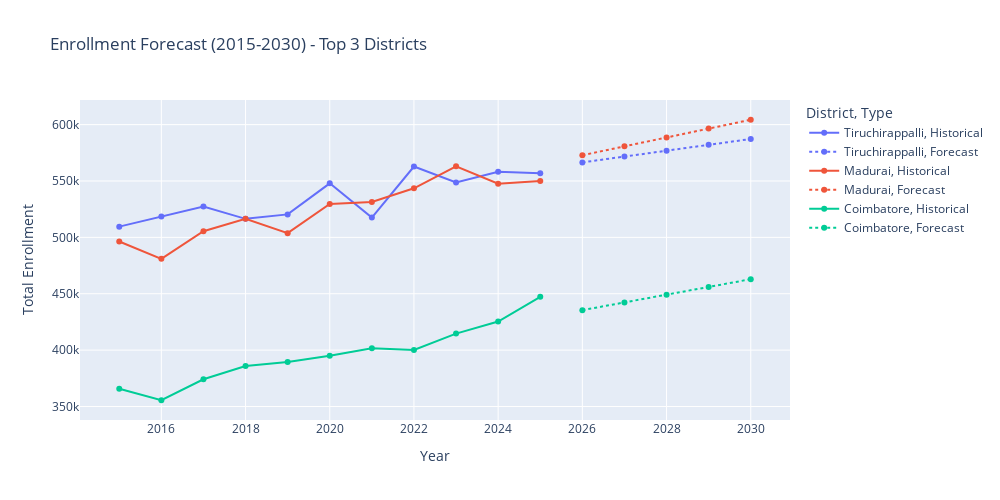

Notebook source saved alongside this figure:
### Code cell
# Forecast enrollment (simple exponential smoothing)
def forecast_enrollment_simple(hist_df, forecast_years=5):
    """Forecast enrollment using simple exponential smoothing"""
    logger.info(f"Forecasting enrollment for {forecast_years} years ahead...")
    
    forecasts = []
    
    for district in hist_df['District'].unique():
        district_data = hist_df[hist_df['District'] == district].sort_values('Year')
        
        try:
            # Use Exponential Smoothing
            model = ExponentialSmoothing(
                district_data['Enrollment'],
                trend='add',
                seasonal=None
            )
            
            fitted_model = model.fit()
            forecast = fitted_model.forecast(steps=forecast_years)
            
            for i, value in enumerate(forecast):
                forecasts.append({
                    'District': district,
                    'Year': 2026 + i,
                    'Forecast_Enrollment': int(max(value, 0)),
                    'Model': 'ExponentialSmoothing'
                })
                
        except Exception as e:
            # Fallback to linear trend
            coeffs = np.polyfit(district_data['Year'], district_data['Enrollment'], 1)
            for i in range(forecast_years):
                year = 2026 + i
                forecast_value = int(max(coeffs[0] * year + coeffs[1], 0))
                forecasts.append({
                    'District': district,
                    'Year': year,
                    'Forecast_Enrollment': forecast_value,
                    'Model': 'LinearTrend'
                })
    
    forecast_df = pd.DataFrame(forecasts)
    forecast_df.to_csv(OUTPUT_DIR / 'enrollment_forecast_2026_2030.csv', index=False)
    
    logger.info(f"Generated forecasts: {forecast_df.shape}")
    
    return forecast_df


forecast_df = forecast_enrollment_simple(hist_df, forecast_years=5)
print(f"✅ Enrollment forecast completed. Shape: {forecast_df.shape}")

# Visualize forecast for sample districts
sample_districts = final_df.nlargest(3, 'Total_Enrollment')['District'].tolist()

# Combine historical and forecast
combined_data = []

for district in sample_districts:
    hist = hist_df[hist_df['District'] == district][['Year', 'Enrollment']].copy()
    hist['Type'] = 'Historical'
    hist['Value'] = hist['Enrollment']
    hist['District'] = district  # Ensure 'District' column is explicitly added
    
    forecast = forecast_df[forecast_df['District'] == district][['Year', 'Forecast_Enrollment']].copy()
    forecast['Type'] = 'Forecast'
    forecast['Value'] = forecast['Forecast_Enrollment']
    
    hist = hist[['District', 'Year', 'Value', 'Type']]
    forecast = forecast.assign(District=district)[['District', 'Year', 'Value', 'Type']]
    
    combined_data.append(pd.concat([hist, forecast]))

combined_df = pd.concat(combined_data)

fig = px.line(
    combined_df,
    x='Year',
    y='Value',
    color='District',
    line_dash='Type',
    title='Enrollment Forecast (2015-2030) - Top 3 Districts',
    labels={'Value': 'Total Enrollment'},
    markers=True,
    width=1000,
    height=500
)
fig.write_html(OUTPUT_DIR / 'enrollment_forecast_2026_2030.html')
fig.show()

### Figure 1 — Plotly figure (JSON) as saved in the notebook; plotly's stock layout.template omitted (floating-point values rounded to 4 significant figures)
{"data": [{"hovertemplate": "District=Tiruchirappalli<br>Type=Historical<br>Year=%{x}<br>Total Enrollment=%{y}<extra></extra>", "legendgroup": "Tiruchirappalli, Historical", "line": {"color": "#636efa", "dash": "solid"}, "marker": {"symbol": "circle"}, "mode": "lines+markers", "name": "Tiruchirappalli, Historical", "orientation": "v", "showlegend": true, "type": "scatter", "x": [2015, 2016, 2017, 2018, 2019, 2020, 2021, 2022, 2023, 2024, 2025], "xaxis": "x", "y": [509531, 518563, 527409, 516434, 520379, 547937, 517556, 562854, 548632, 558241, 556981], "yaxis": "y"}, {"hovertemplate": "District=Tiruchirappalli<br>Type=Forecast<br>Year=%{x}<br>Total Enrollment=%{y}<extra></extra>", "legendgroup": "Tiruchirappalli, Forecast", "line": {"color": "#636efa", "dash": "dot"}, "marker": {"symbol": "circle"}, "mode": "lines+markers", "name": "Tiruchirappalli, Forecast", "orientation": "v", "showlegend": true, "type": "scatter", "x": [2026, 2027, 2028, 2029, 2030], "xaxis": "x", "y": [566493, 571687, 576881, 582075, 587269], "yaxis": "y"}, {"hovertemplate": "District=Madurai<br>Type=Historical<br>Year=%{x}<br>Total Enrollment=%{y}<extra></extra>", "legendgroup": "Madurai, Historical", "line": {"color": "#EF553B", "dash": "solid"}, "marker": {"symbol": "circle"}, "mode": "lines+markers", "name": "Madurai, Historical", "orientation": "v", "showlegend": true, "type": "scatter", "x": [2015, 2016, 2017, 2018, 2019, 2020, 2021, 2022, 2023, 2024, 2025], "xaxis": "x", "y": [496357, 480984, 505486, 516559, 503767, 529604, 531471, 543547, 563081, 547658, 549915], "yaxis": "y"}, {"hovertemplate": "District=Madurai<br>Type=Forecast<br>Year=%{x}<br>Total Enrollment=%{y}<extra></extra>", "legendgroup": "Madurai, Forecast", "line": {"color": "#EF553B", "dash": "dot"}, "marker": {"symbol": "circle"}, "mode": "lines+markers", "name": "Madurai, Forecast", "orientation": "v", "showlegend": true, "type": "scatter", "x": [2026, 2027, 2028, 2029, 2030], "xaxis": "x", "y": [572879, 580742, 588604, 596466, 604328], "yaxis": "y"}, {"hovertemplate": "District=Coimbatore<br>Type=Historical<br>Year=%{x}<br>Total Enrollment=%{y}<extra></extra>", "legendgroup": "Coimbatore, Historical", "line": {"color": "#00cc96", "dash": "solid"}, "marker": {"symbol": "circle"}, "mode": "lines+markers", "name": "Coimbatore, Historical", "orientation": "v", "showlegend": true, "type": "scatter", "x": [2015, 2016, 2017, 2018, 2019, 2020, 2021, 2022, 2023, 2024, 2025], "xaxis": "x", "y": [365750, 355533, 374154, 385907, 389379, 395049, 401610, 400095, 414641, 425326, 447300], "yaxis": "y"}, {"hovertemplate": "District=Coimbatore<br>Type=Forecast<br>Year=%{x}<br>Total Enrollment=%{y}<extra></extra>", "legendgroup": "Coimbatore, Forecast", "line": {"color": "#00cc96", "dash": "dot"}, "marker": {"symbol": "circle"}, "mode": "lines+markers", "name": "Coimbatore, Forecast", "orientation": "v", "showlegend": true, "type": "scatter", "x": [2026, 2027, 2028, 2029, 2030], "xaxis": "x", "y": [435449, 442312, 449175, 456038, 462901], "yaxis": "y"}], "layout": {"height": 500, "legend": {"title": {"text": "District, Type"}, "tracegroupgap": 0}, "title": {"text": "Enrollment Forecast (2015-2030) - Top 3 Districts"}, "width": 1000, "xaxis": {"anchor": "y", "domain": [0, 1], "title": {"text": "Year"}}, "yaxis": {"anchor": "x", "domain": [0, 1], "title": {"text": "Total Enrollment"}}}}
